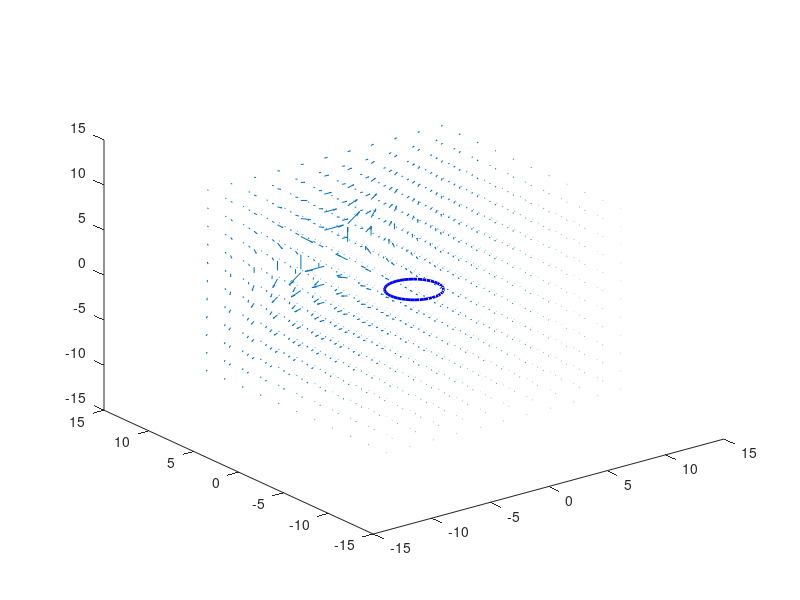

This chart was generated by the following MATLAB code:
% Primera entrega

%Definiendo Variables constantes
N = 40; %Número de elementos de corriente
I = 10; %Intensidad de corriente eléctrica (Amperios)
miu = (4*pi) * 10^-7; %Constante de permeabilidad magnética
radio = 2;

%Definiendo el espacio del campo 
spacex = -10:2:10;
spacey = -10:2:10;
spacez = -10:2:10;
[X,Y,Z] = meshgrid(spacex,spacey,spacez);
d_theta = (2*pi)/N;
circunferencia = 2*pi*radio;
d_cir =  0:d_theta:circunferencia;
theta = 0:d_theta:(2*pi);
centro_aro = [0,0,0];
%campo_Bx;
%campo_By;
%campo_Bz;

%un ciclo for por cada punto que este anidado con otro ciclo for por cada
%elemento de corriente
for i = 1:length(theta) %necesitamos un vector de posición para el aro
    R = sqrt(((X).^2+(Y).^2+(Z).^2));
    ds = radio*theta(i);
    radio_dy = (ds*cos((theta(i)))); %radio es ri'
    radio_dx = -(ds.*sin((theta(i))));
    ri_x = X - radio_dx;
    ri_y = Y - radio_dy;
    ri_z = Z;
    ri = sqrt((ri_x.^2)+(ri_y.^2)+(ri_z.^2));
end

    campo_Bx= (miu*I/4*pi) *((radio_dy.*ri_z)./ri.^3);
    campo_By= -(miu*I/4*pi) *((radio_dx.*ri_z)./ri.^3);
    campo_Bz= -(miu*I/4*pi) *((radio_dx.*ri_x - radio_dy.*ri_x)./ri.^3);
figure;
%Graficamos el aro
x = radio * cos(theta);
y = radio * sin(theta);
z = zeros(size(theta));
% Graficar la circunferencia en 3D
plot3(x, y, z, 'b', 'LineWidth', 2);
hold on 
quiver3(X,Y,Z,campo_Bx,campo_By,campo_Bz)
